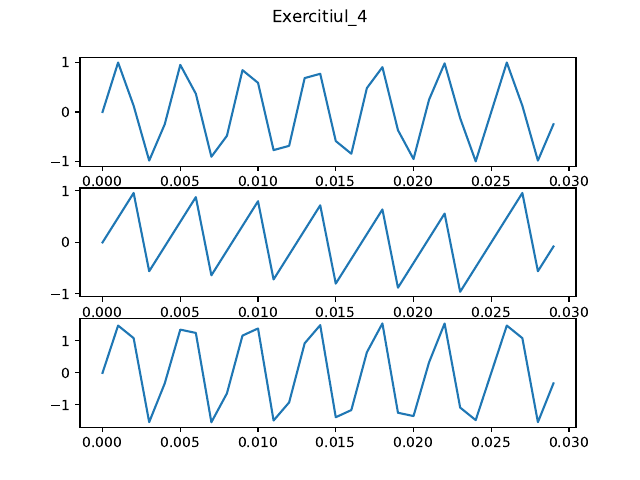

Python code for this plot:
import numpy as np
from matplotlib import pyplot as plt

f = 240
t = np.arange(0, 0.03, 1/1000)
def sinusoidal(t):
    return np.sin(2 * np.pi * t * f)

def sawtooth(t):
    return 2* (f * t - np.floor(f*t + 0.5))

fig, axs = plt.subplots(3)
fig.suptitle('Exercitiul_4')
axs[0].plot(t, sinusoidal(t))
axs[1].plot(t, sawtooth(t))
axs[2].plot(t, sinusoidal(t)+sawtooth(t))
plt.savefig('Exercitiul_4.pdf', format='pdf')
plt.show()
